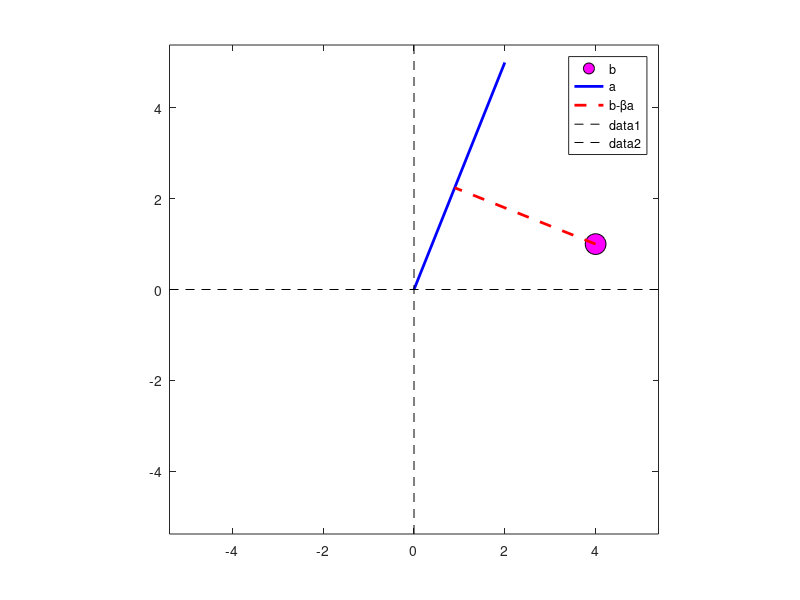

The MATLAB source for this figure:
%%
%     COURSE: Linear algebra: theory and implementation
%    SECTION: Projections and orthogonalization
%      VIDEO: Projections in R^2
% Instructor: sincxpress.com
% Course url: https://www.udemy.com/course/linear-algebra-theory-and-implementation/?couponCode=202110
% 
%%
clear, clc

%%

% point b
b = [ 4 1 ]';

% line a
a = [ 2 5 ]';

% beta
beta = (a'*b) / (a'*a);

% draw!
figure(1), clf
plot(b(1),b(2),'ko','markerfacecolor','m','markersize',15)
hold on
plot([0 a(1)],[0 a(2)],'b','linew',2)

% now plot projection line
plot([b(1) beta*a(1)],[b(2) beta*a(2)],'r--','linew',2)

legend({'b';'a';'b-\betaa'})
axis([-1 1 -1 1]*max([norm(a) norm(b)]))
plot(get(gca,'xlim'),[0 0],'k--')
plot([0 0],get(gca,'xlim'),'k--')
axis square

%% done.
